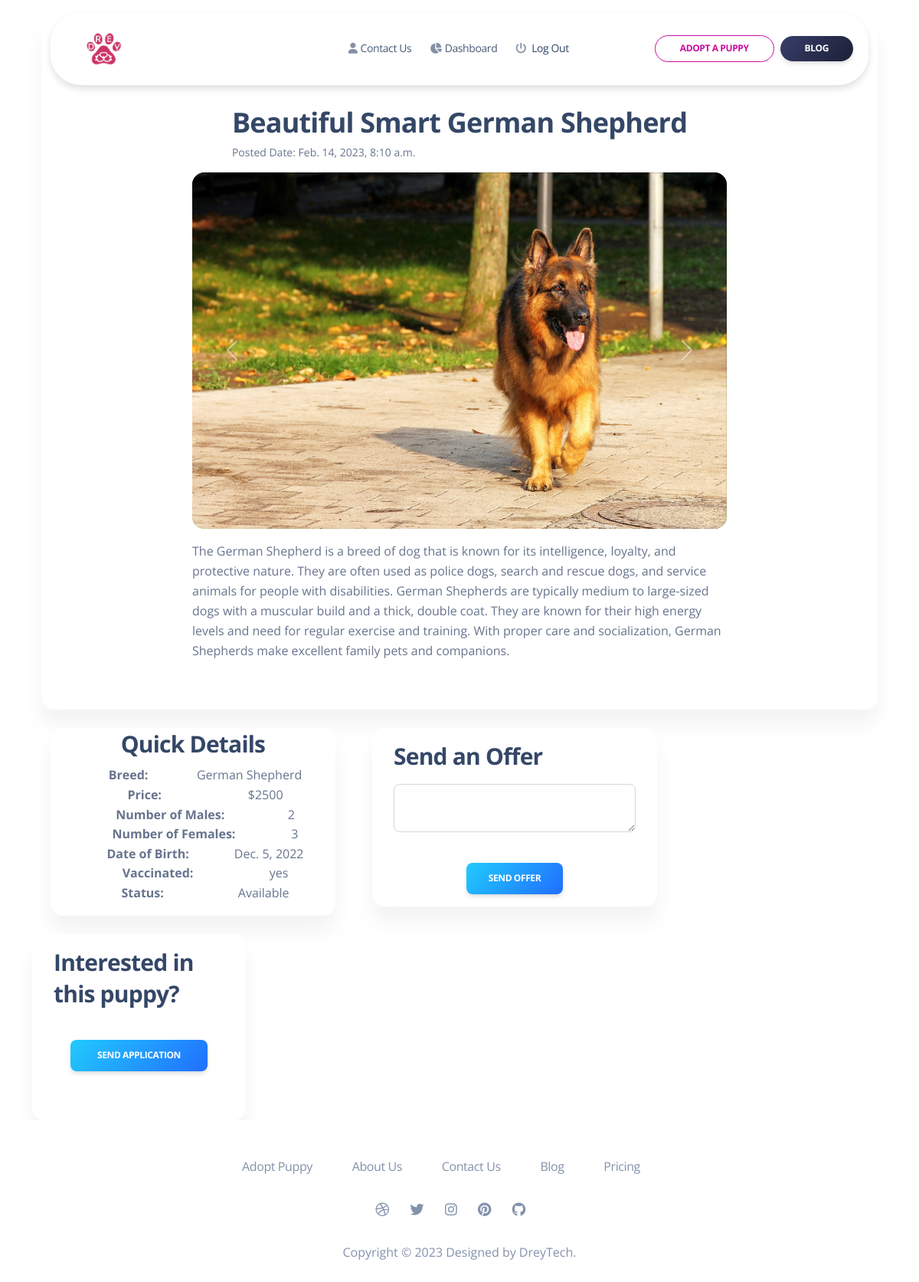
/puppy_detail/beautiful-smart-german-shepherd (signed in), run on the app's committed database.
### app/models.py (models this page shows, shortened)
class Puppy(models.Model):
    title = models.CharField(max_length =150, verbose_name = 'Puppy Name')
    slug = models.SlugField(max_length=200, unique=True)
    puppy_breed = models.CharField(max_length=29, choices=BREED, verbose_name="Breed")
    banner = models.ImageField(upload_to="puppy/banner", verbose_name = 'Puppy Featured Image')
    dob = models.DateField()
    description = models.TextField(verbose_name = 'Post Contents')
    price = models.IntegerField()
    sire = models.CharField(max_length =150, blank = True, null = True)
    dam = models.CharField(max_length =150, blank = True, null = True)
    male = models.IntegerField()
    female = models.IntegerField()
    health_vaccine = models.CharField(max_length =150)
    created_date = models.DateTimeField(auto_now_add=True)
    updated_on = models.DateTimeField(auto_now=True)
    status = models.CharField(max_length=10, choices=STATUS, default="Available")
    class Meta:
        ordering  = ['-created_date']

class Images(models.Model):
    puppy = models.ForeignKey(Puppy, on_delete=models.CASCADE, related_name='images', null=True, blank=True)
    images = models.ImageField(upload_to="puppy/images")
    created_date = models.DateTimeField(auto_now_add=True)
    updated_on = models.DateTimeField(auto_now=True)
    active = models.BooleanField(default=True)
    class Meta:
        ordering  = ['-created_date']

### app/views.py (the view)
# urls.py: path('puppy_detail/<slug:slug>', views.puppy_detail, name="puppy_detail"),
@login_required
def puppy_detail(request, slug):
    template_name = 'app/detail_puppy.html'
    puppy = get_object_or_404(Puppy, slug=slug)
    images = puppy.images.filter(active=True)
    new_image = None
    current_user = request.user
    if request.method == 'POST':
        offer_form = OfferForm(data=request.POST)
        if offer_form.is_valid():
            new_offer = offer_form.save(commit=False)
            new_offer.puppy = puppy
            new_offer.user = current_user
            new_offer.save()
            messages.success(request, "Offer successfully submitted!")
            return HttpResponseRedirect('/puppy_detail/' + puppy.slug )
        else:
            messages.error(request, "Offer not submitted.")
    else:
        offer_form = OfferForm()
    if request.method == 'POST':
        apply_form = ApplyForm(data=request.POST)
        if apply_form.is_valid():
            new_apply = apply_form.save(commit=False)
            new_apply.puppy = puppy
            new_apply.user = current_user
            new_apply.save()
            messages.success(request, "Application successfully submitted!")
            return HttpResponseRedirect('/puppy_detail/' + puppy.slug )
        else:
            messages.error(request, "Application not submitted.")
    else:
        apply_form = ApplyForm()
    return render(request, template_name, {'puppy': puppy,
                                           'current_user': current_user,
                                           'offer_form': offer_form,
                                           'apply_form': apply_form,
                                           'images': images,
                                           'new-image': new_image})

### app/forms.py
class OfferForm(forms.ModelForm):
    class Meta():
        model = Offer
        fields = ('message',)

class ApplyForm(forms.ModelForm):
    question = forms.CharField(required=False)
    class Meta():
        model = Apply
        fields = ('address', 'phone', 'ever_own_pet', 'ever_own_dog', 'home_type', 'home_fenced', 'puppy_home', 'care_taker', 'puppy_gender', 'about_yourself', 'question',)

### templates/app/detail_puppy.html (shortened to what this page needs)
{% extends "app/base.html" %} {% load static %}  {% block content %}
<section>
  <div class="page-header min-vh-75">
    <div class="container">
      <div class="row">
        <div class="col-12 mt-4">
          <div class="card">
            <div class="card-header pb-0 p-3 mt-5 align-self-center">
              <h2 class="mb-1 mt-5">{{puppy.title}}</h2>
              <p class="text-sm">Posted Date: {{puppy.created_date}}</p>
            </div>
            <div class="position-relative align-self-center mb-5 col-md-8">
              <div
                id="carouselExampleControls"
                class="carousel slide"
                data-ride="carousel"
              >
                <div class="carousel-inner border-radius-xl">
                  <div class="carousel-item active">
                  </div>
                  {% if images %} {% for i in images %}
                  <div
                    class="carousel-item {% if forloop.first %} active {% endif %}"
                  >
                    <img class="d-block w-100" src="{{i.images.url}}" />
                  </div>
                  {% endfor %} {% endif %}
                  <a
                    class="carousel-control-prev"
                    href="#carouselExampleControls"
                    role="button"
                    data-slide="prev"
                  >
                    <span
                      class="carousel-control-prev-icon"
                      aria-hidden="true"
                    ></span>
                  </a>
                  <a
                    class="carousel-control-next"
                    href="#carouselExampleControls"
                    role="button"
                    data-slide="next"
                  >
                    <span
                      class="carousel-control-next-icon"
                      aria-hidden="true"
                    ></span>
                  </a>
                </div>
                <p class="mt-3">{{puppy.description}}</p>
              </div>
            </div>
          </div>
        </div>
        <div class="position-relative col-xl-4 mt-4 mx-4 card h-100">
          <div class="summary-list">
            <h3 class="title-d text-center">Quick Details</h3>
            <ul class="list">
              <li class="d-sm-flex justify-content-around">
                <strong>Breed:</strong>
                <span>{{puppy.puppy_breed}}</span>
              </li>
              <li class="d-sm-flex justify-content-around">
                <strong>Price:</strong>
                <span>${{puppy.price}}</span>
              </li>
              <li class="d-sm-flex justify-content-around">
                <strong>Number of Males:</strong>
                <span>{{puppy.male}}</span>
              </li>
              <li class="d-sm-flex justify-content-around">
                <strong>Number of Females:</strong>
                <span>{{puppy.female}}</span>
              </li>
              <li class="d-sm-flex justify-content-around">
                <strong>Date of Birth:</strong>
                <span>{{puppy.dob}}</span>
              </li>
              <li class="d-sm-flex justify-content-around">
                <strong>Vaccinated:</strong>
                <span>{{puppy.health_vaccine}}</span>
              </li>
              <li class="d-sm-flex justify-content-around">
                <strong>Status:</strong>
                <span>{{puppy.status}}</span>
              </li>
            </ul>
          </div>
        </div>
        <div class="position-relative col-xl-4 mt-4 mx-4 card h-100">
          <div class="pb-0 p-3">
            <h3 class="mb-0">Send an Offer</h3>
          </div>
          <div class="p-3">
            <form role="form" method="post">
              <div class="mb-3">
                <textarea class="form-control" name="message"></textarea>
              </div>
              <div class="text-center">
                <button
                  type="submit"
                  class="btn bg-gradient-info w-40 mt-4 mb-0"
                >
                  Send Offer
                </button>
              </div>
            </form>
          </div>
        </div>
        <div class="position-relative col-xl-3 mt-4 card h-100">
          <div class="pb-0 p-3">
            <h3 class="mb-0">Interested in this puppy?</h3>
          </div>
          <div class="p-3">
              <div class="text-center">
                <button
                  data-toggle="modal" data-target="#exampleModalCenter"
                  class="btn bg-gradient-info w-80 mt-4 mb-5"
                >
                  Send Application
                </button>
              </div>
          </div>
        </div>
      </div>
    </div>
  </div>
</section>
{% endblock %}

### data on the page
Puppy: title "Beautiful Smart German Shepherd", created_date "Feb. 14, 2023, 8:10 a.m.", description "The German Shepherd is a breed of dog that is known for its intelligence, loyalty, and protective nature. They are often used as police dogs, search and rescue dogs, and service animals for people with disabilities. German Shepherds are typically medium to large-sized dogs with a muscular build and a thick, double coat. They are known for their high energy levels and need for regular exercise and training. With proper care and socialization, German Shepherds make excellent family pets and companions.", puppy_breed "German Shepherd", price "2500", male "2", female "3", dob "Dec. 5, 2022", health_vaccine "yes", status "Available"
Images: images (picture)
